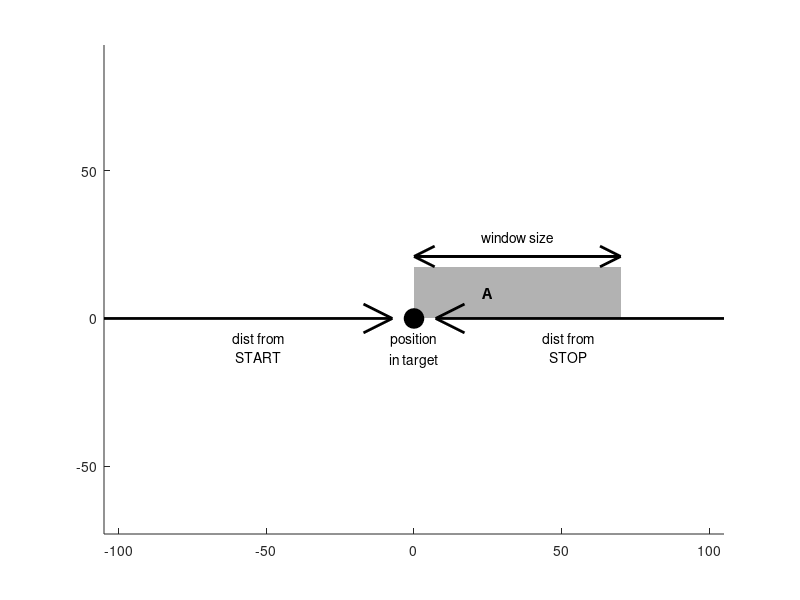

Source code (MATLAB): (Note: this script raises an error after producing the figure.)
function draw_win(h_axes, win_size, win_center, start_dist, stop_dist, truncate_seq)

if nargin == 0
    win_size = 70;
    win_center = 35;
    start_dist = true;
    stop_dist = true;
    truncate_seq = true;
    figure(1);
else
    axes(h_axes);
end
cla;

if ~win_size
    h_axes.XLim = [0, 100];
    h_axes.YLim = [0, 1];
    text(50, 0, 'not position-specific', 'HorizontalAlignment', 'center', 'VerticalAlignment', 'bottom');
    return
end

if start_dist
    start_dist = 1.5*win_size;
end
if stop_dist
    stop_dist = 1.5*win_size;
end

pos = 0;
% L = start_dist + stop_dist;

win_x = pos - win_size/2 + win_center;
win_y = win_size / 4;
rectangle('Position', [win_x, 0, win_size, win_y], 'FaceColor', [0.7, 0.7, 0.7], 'EdgeColor', 'none');
hold('on');

plot_arrow(win_x, 1.2*win_y, win_x + win_size, 1.2*win_y, 0.1);
plot_arrow(win_x + win_size, 1.2*win_y, win_x, 1.2*win_y, 0.1);
text(win_x + win_size/2, 1.2*win_y + win_size/16, 'window size', 'HorizontalAlignment', 'center', 'VerticalAlignment', 'bottom');

scatter(0, 0, 200, 'MarkerEdgeColor', 'k', 'MarkerFaceColor', 'k');
text(pos, -win_size/16, sprintf('position\nin target'), 'HorizontalAlignment', 'center', 'VerticalAlignment', 'top');

if start_dist
    plot_arrow(-start_dist, 0, -0.07*start_dist, 0, 0.1);
    text(-start_dist/2, -win_size/16, sprintf('dist from\nSTART'), 'HorizontalAlignment', 'center', 'VerticalAlignment', 'top');
end
if stop_dist
    plot_arrow(stop_dist, 0, 0.07*stop_dist, 0, 0.1);
    text(stop_dist/2, -win_size/16, sprintf('dist from\nSTOP'), 'HorizontalAlignment', 'center', 'VerticalAlignment', 'top');
end

axis('equal');
h_axes.XLim = [min(-1.5*win_size, win_x), max(1.5*win_size, win_x + win_size)];

str_block = repmat('ACGTACGTACGT', 1, 10);
for i = 1:100
    htext = text(win_x + win_size/3, win_y/2, str_block(1:i), 'HorizontalAlignment', 'left', 'VerticalAlignment', 'middle', 'FontName', 'Courier New', 'FontWeight', 'bold', 'FontSize', 12);
    if truncate_seq && (htext.Extent(1) + htext.Extent(3) > win_x + win_size)
        delete(htext);
        break
    end
    delete(htext);
end
text(win_x + win_size/3, win_y/2, str_block(1:i-1), 'HorizontalAlignment', 'left', 'VerticalAlignment', 'middle', 'FontName', 'Courier New', 'FontWeight', 'bold', 'FontSize', 12);

hold('off');

h_axes.XLim = [min(-1.5*win_size, win_x), max(1.5*win_size, win_x + win_size)];
set(gca, 'XTick', [], 'YTick', []);


function plot_arrow(x1, y1, x2, y2, head_size)
line([x1, x2], [y1, y2], 'Color', 'k', 'LineWidth', 2);
m = [x2 - x1, y2 - y1];

head_base = [x1, y1] + (1-head_size) * m;
head1 = head_base + 0.5*head_size * [0, m(1)];
head2 = head_base - 0.5*head_size * [0, m(1)];

line([head1(1), x2], [head1(2), y2], 'Color', 'k', 'LineWidth', 2);
line([head2(1), x2], [head2(2), y2], 'Color', 'k', 'LineWidth', 2);
